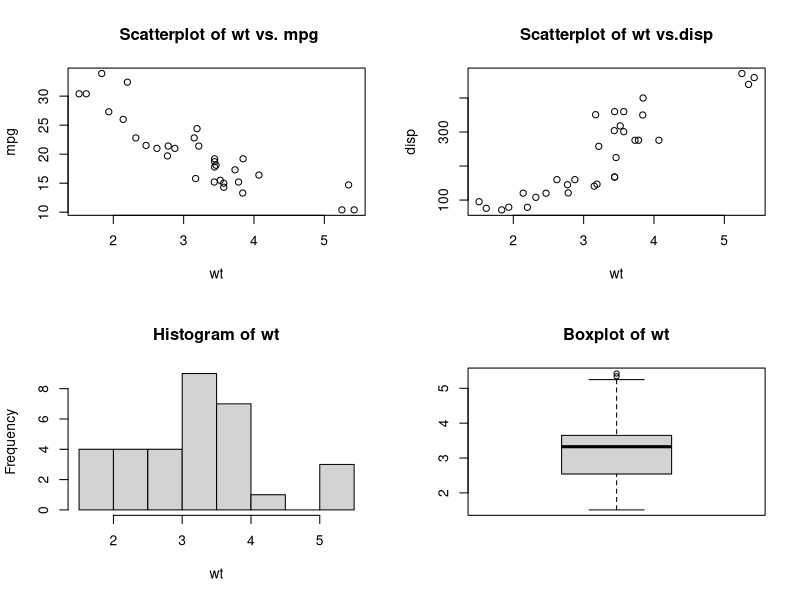
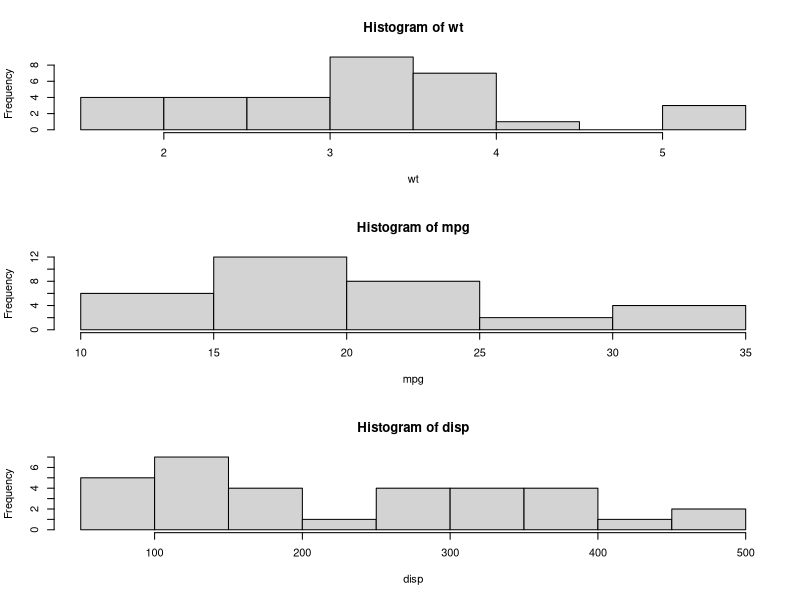
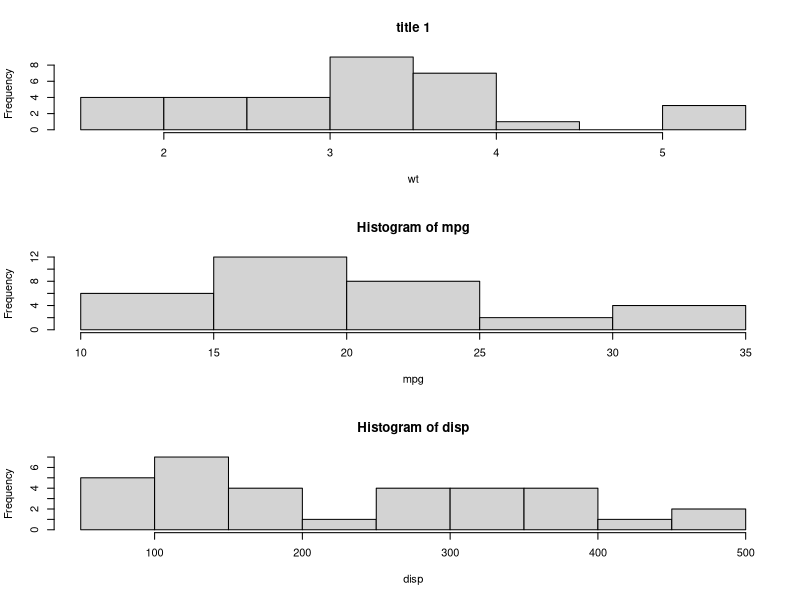
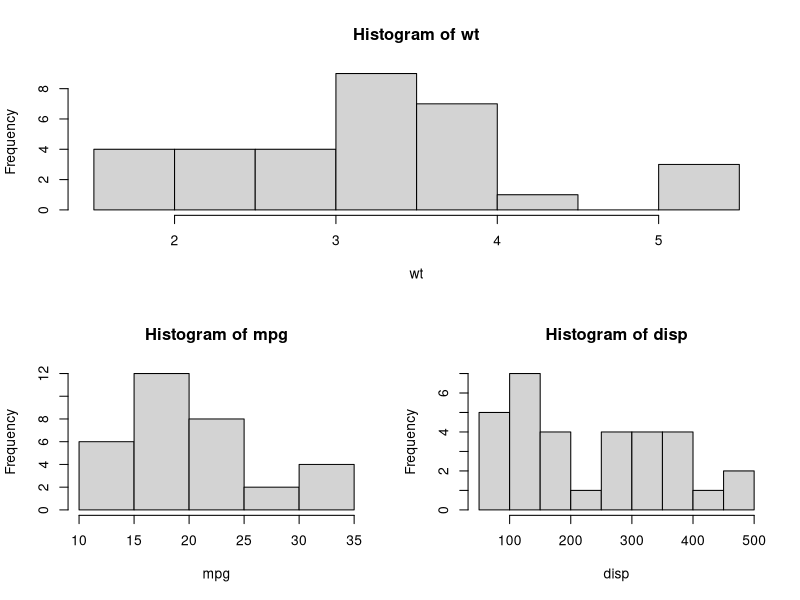
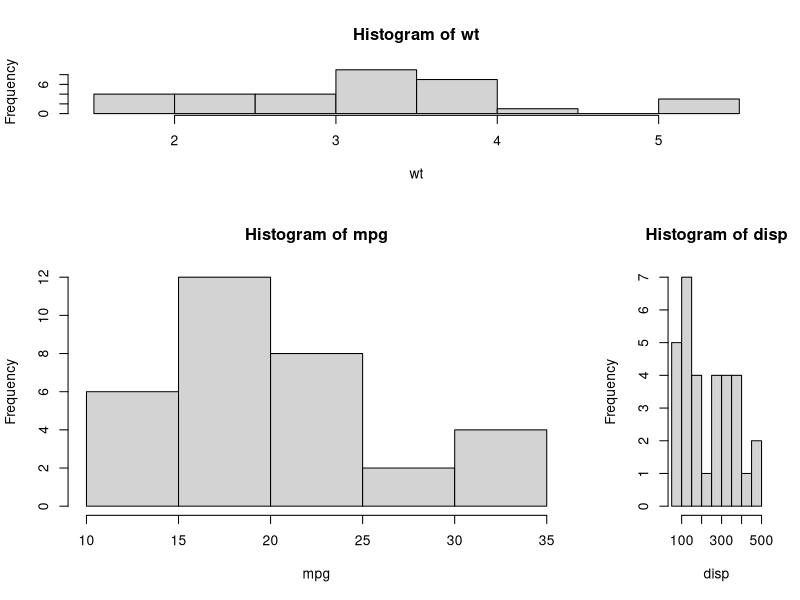
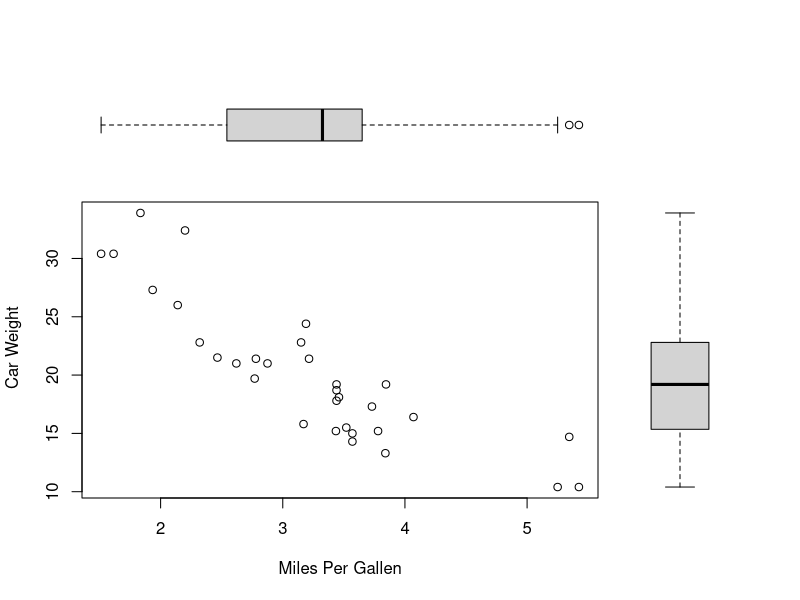

These figures' R source, in order:
#set the file path
setwd(file.path("C:","Users","Ganesh Babau","Documents","GitHub","ProgrammingLanguages","R","Basic Graphs"))

#numeric vector
dose <- c(20,30,40,45,60)
drugA <- c(16,20,27,40,60)
drugB <- c(15,18,25,31,40)

#COMBING THE GRAPH
#-----------------
#Combining the graph into two rows and two colums using mfrow=c(row,columns)/mcols
attach(mtcars)
opar <- par(no.readonly=TRUE) 
par(mfrow =c(2,2)) #this options will create the matrix of nrows X ncols plots by rows similary for mcol=c(nrow,ncols) by columns
plot(wt,mpg,main=" Scatterplot of wt vs. mpg")
plot(wt,disp,main="Scatterplot of wt vs.disp")
hist(wt,main="Histogram of wt")
boxplot(wt,main="Boxplot of wt")
par(opar)
detach(mtcars)

#Combining the graph into three rows and one columns
attach(mtcars)
opar <- par(no.readonly=TRUE)
par(mfrow=c(3,1))
hist(wt)
hist(mpg)
hist(disp)
par(opar)
detach(mtcars)

#overiding/supressing the title using main options or ann=FALSE to suppress all titles and labels
attach(mtcars)
opar <- par(no.readonly=TRUE)
par(mfrow=c(3,1))
hist(wt,,main="title 1")
hist(mpg)
hist(disp)
par(opar)
detach(mtcars)

#Combing graph where one graph is placed in row 1 and other two graph in row 2 with default widths using layout() functions
#layout(m) functions where mat is a matrix object specifying the locations of the multiple plots to combine
attach(mtcars)
opar <- par(no.readonly=TRUE)
layout(matrix(c(1,1,2,3),2,2,byrow=TRUE))
hist(wt)
hist(mpg)
hist(disp)
par(opar)
detach(mtcars)

#Combing graph where one graph is placed in row 1 and other two graph in row 2 with specified width 
attach(mtcars)
opar <- par(no.readonly=TRUE)
#row1 is one-third the height of the figures in row2. 
#The figure in the bottom-right cell is one-forth the width of the figure in bottom-left
layout(matrix(c(1,1,2,3),2,2,byrow=TRUE),width=c(3,1),heights=c(1,2))#width and heights options for adjusting size
hist(wt)
hist(mpg)
hist(disp)
par(opar)
detach(mtcars)

#FIGURE ARRANGEMENT WITH FINE CONTROL
#------------------------------------
#the following add two box plots are added to a scatter plot to create single enchaned graph.
#using fig parameter in par() functions
opar <- par(no.readonly=TRUE)
par(fig= c(0,0.8,0,0.8))
plot(mtcars$wt,mtcars$mpg,xlab="Miles Per Gallen",ylab=" Car Weight")
par(fig=c(0,0.8,0.55,1),new=TRUE)    # add a box plot above
boxplot(mtcars$wt,horizontal=TRUE,axes=FALSE)
par(fig=c(0.65,1,0,0.8),new=TRUE)  # add a box plot to the right.
boxplot(mtcars$mpg,axes=FALSE)
mtext("Enchanced Scatterplot",side=3,outer=TRUE,line=3)
par(opar)


